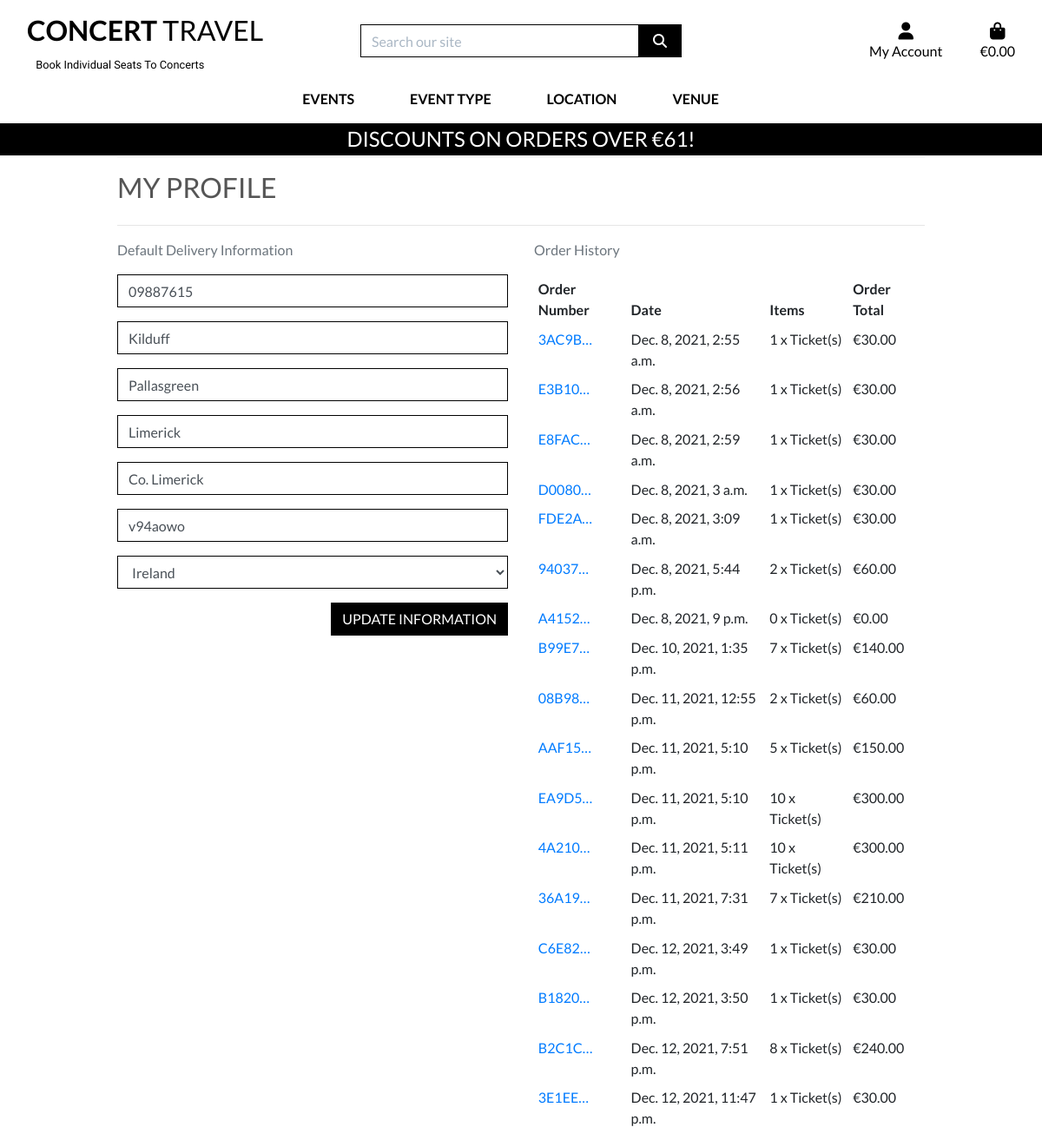
Screenshot of /profile/ (signed in) with the database file from the repository.
### profiles/models.py (models this page shows, shortened)
class UserProfile(models.Model):
    user = models.OneToOneField(User, on_delete=models.CASCADE)
    default_phone_number = models.CharField(max_length=20,
                                            null=True, blank=True)
    default_street_address1 = models.CharField(max_length=80,
                                               null=True, blank=True)
    default_street_address2 = models.CharField(max_length=80,
                                               null=True, blank=True)
    default_town_or_city = models.CharField(max_length=40,
                                            null=True, blank=True)
    default_county = models.CharField(max_length=80,
                                      null=True, blank=True)
    default_postcode = models.CharField(max_length=20,
                                        null=True, blank=True)
    default_country = CountryField(blank_label='Country',
                                   null=True, blank=True)

### checkout/models.py (models this page shows, shortened)
class Order(models.Model):
    order_number = models.CharField(max_length=32, null=False, editable=False)
    full_name = models.CharField(max_length=50, null=False, blank=False)
    email = models.EmailField(max_length=254, null=False, blank=False)
    phone_number = models.CharField(max_length=20, null=False, blank=False)
    country = CountryField(blank_label='Country *', null=False, blank=False)
    postcode = models.CharField(max_length=20, null=True, blank=True)
    town_or_city = models.CharField(max_length=40, null=False, blank=False)
    street_address1 = models.CharField(max_length=80, null=False, blank=False)
    street_address2 = models.CharField(max_length=80, null=True, blank=True)
    county = models.CharField(max_length=80, null=True, blank=True)
    date = models.DateTimeField(auto_now_add=True)
    order_total = models.DecimalField(max_digits=10, decimal_places=2, null=False, default=0)
    original_bag = models.TextField(null=False, blank=False, default='')
    stripe_pid = models.CharField(max_length=254, null=False, blank=False, default='')
    user_profile = models.ForeignKey(UserProfile, on_delete=models.SET_NULL,
                                     null=True, blank=True, related_name='orders')
    discount = models.DecimalField(max_digits=6, decimal_places=2,
                                        null=False, default=0)
    grand_total = models.DecimalField(max_digits=10, decimal_places=2,
                                      null=False, default=0)

### profiles/views.py (the view)
# urls.py: path('profile/', include('profiles.urls')),
@login_required
def profile(request):
    profile = get_object_or_404(UserProfile, user=request.user)
    if request.method == 'POST':
        form = UserProfileForm(request.POST, instance=profile)
        if form.is_valid():
            form.save()
            messages.success(request, 'Profile updated successfully')
        else:
            messages.error(request, 'Update failed. \
                                    Please ensure the form is valid.')
    else:
        form = UserProfileForm(instance=profile)
    orders = profile.orders.all()
    template = 'profiles/profile.html'
    context = {
        'form': form,
        'orders': orders,
        'on_profile_page': True
    }
    return render(request, template, context)

### profiles/forms.py
class UserProfileForm(forms.ModelForm):
    class Meta:
        model = UserProfile
        exclude = ('user',)
    def __init__(self, *args, **kwargs):
        super().__init__(*args, **kwargs)
        placeholders = {
            'default_phone_number': 'Phone Number',
            'default_postcode': 'Postal Code',
            'default_town_or_city': 'Town or City',
            'default_street_address1': 'Street Address 1',
            'default_street_address2': 'Street Address 2',
            'default_county': 'County, State or Locality',
        }
        self.fields['default_phone_number'].widget.attrs['autofocus'] = True
        for field in self.fields:
            if field != 'default_country':
                if self.fields[field].required:
                    placeholder = f'{placeholders[field]} *'
                else:
                    placeholder = placeholders[field]
                self.fields[field].widget.attrs['placeholder'] = placeholder
            self.fields[field].widget.attrs['class'] = 'border-black rounded-0 \
                                                        profile-form-input'
            self.fields[field].label = False

### profiles/templates/profiles/profile.html (shortened to what this page needs)
{% extends "base.html" %}
{% load static %}
{% block page_header %}
    <div class="container header-container">
    </div>
{% endblock %}
{% block content %}
    <div class="overlay"></div>
    <div class="container">
        <div class="row">
            <div class="col">
                <hr>
                <h2 class="logo-font mb-4">My Profile</h2>
                <hr>
            </div>
        </div>
        <div class="row">
            <div class="col-12 col-lg-6">
                <p class="text-muted">Default Delivery Information</p>
                <form class="mt-3" action="{% url 'profile' %}" method="POST" id="profile-update-form">
                    {{ form|crispy }}
                    <button class="btn btn-black rounded-0 text-uppercase float-right">Update Information</button>
                </form>
            </div>
            <div class="col-12 col-lg-6">
                <p class="text-muted">Order History</p>
                <div class="order-history table-responsive">
                    <table class="table table-sm table-borderless">
                        <thead>
                            <tr>
                                <th>Order Number</th>
                                <th>Date</th>
                                <th>Items</th>
                                <th>Order Total</th>
                            </tr>
                        </thead>
                        <tbody>
                            {% for order in orders %}
                                <tr>
                                    <td>
                                        <a href="{% url 'order_history' order.order_number %}"
                                        title="{{ order.order_number }}">
                                            {{ order.order_number|truncatechars:6 }}
                                        </a>
                                    </td>
                                    <td>{{ order.date }}</td>
                                    <td>{{ order.lineitems.count }} x Ticket(s)</td>
                                    <td>€{{ order.order_total }}</td>
                                </tr>
                            {% endfor %}
                        </tbody>
                    </table>
                </div>
            </div>
        </div>
{% endblock %}

### static/css/base.css (style rules this page uses)
html { height: 100%; }
body { height: calc(100vh - 164px); color: #555; font-family: 'Lato'; ; }
.logo-font { text-transform: uppercase; }
.btn-black { background: black; color: white; }
.border-black { border: 1px solid black !important; }
.overlay { height: 100%; width: 100%; top: 0; left: 0; position: fixed; background: white; z-index: -1; }
@media (min-width: 1200px) { .container { max-width: 80%; } }
@media (min-width: 992px) { .header-container { padding-top: 164px; } }

### rows the page displays
UserProfile: default_phone_number "09887615", default_street_address1 "Kilduff", default_street_address2 "Pallasgreen", default_town_or_city "Limerick", default_county "Co. Limerick", default_postcode "v94aowo", default_country "Ireland"
Order: order_number "3AC9B…", date "Dec. 8, 2021, 2:55 a.m.", lineitems.count "1", order_total "30.00"
Order: order_number "E3B10…", date "Dec. 8, 2021, 2:56 a.m.", lineitems.count "1", order_total "30.00"
Order: order_number "E8FAC…", date "Dec. 8, 2021, 2:59 a.m.", lineitems.count "1", order_total "30.00"
Order: order_number "D0080…", date "Dec. 8, 2021, 3 a.m.", lineitems.count "1", order_total "30.00"
Order: order_number "FDE2A…", date "Dec. 8, 2021, 3:09 a.m.", lineitems.count "1", order_total "30.00"
Order: order_number "94037…", date "Dec. 8, 2021, 5:44 p.m.", lineitems.count "2", order_total "60.00"
Order: order_number "A4152…", date "Dec. 8, 2021, 9 p.m.", lineitems.count "0", order_total "0.00"
Order: order_number "B99E7…", date "Dec. 10, 2021, 1:35 p.m.", lineitems.count "7", order_total "140.00"
Order: order_number "08B98…", date "Dec. 11, 2021, 12:55 p.m.", lineitems.count "2", order_total "60.00"
Order: order_number "AAF15…", date "Dec. 11, 2021, 5:10 p.m.", lineitems.count "5", order_total "150.00"
Order: order_number "EA9D5…", date "Dec. 11, 2021, 5:10 p.m.", lineitems.count "10", order_total "300.00"
Order: order_number "4A210…", date "Dec. 11, 2021, 5:11 p.m.", lineitems.count "10", order_total "300.00"
Order: order_number "36A19…", date "Dec. 11, 2021, 7:31 p.m.", lineitems.count "7", order_total "210.00"
Order: order_number "C6E82…", date "Dec. 12, 2021, 3:49 p.m.", lineitems.count "1", order_total "30.00"
Order: order_number "B1820…", date "Dec. 12, 2021, 3:50 p.m.", lineitems.count "1", order_total "30.00"
Order: order_number "B2C1C…", date "Dec. 12, 2021, 7:51 p.m.", lineitems.count "8", order_total "240.00"
Order: order_number "3E1EE…", date "Dec. 12, 2021, 11:47 p.m.", lineitems.count "1", order_total "30.00"

### other values shown
{{ discount_threshold }} "61"
